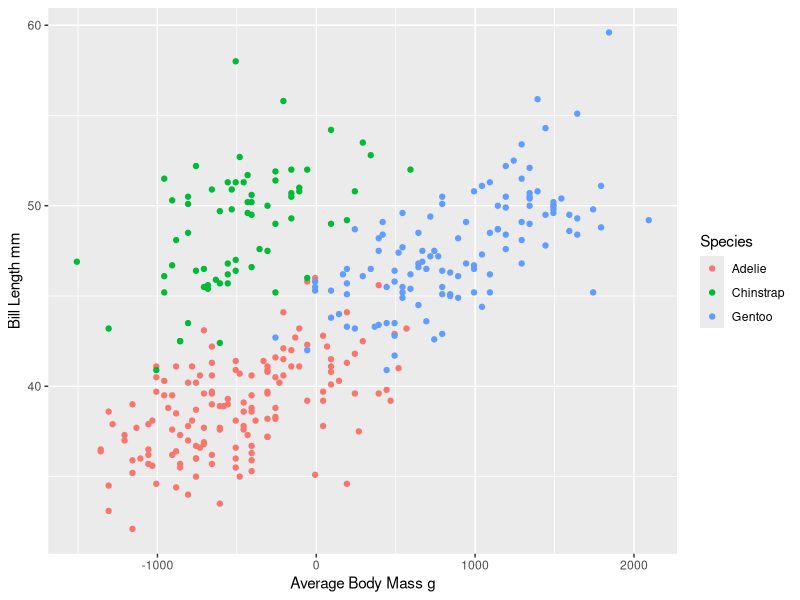
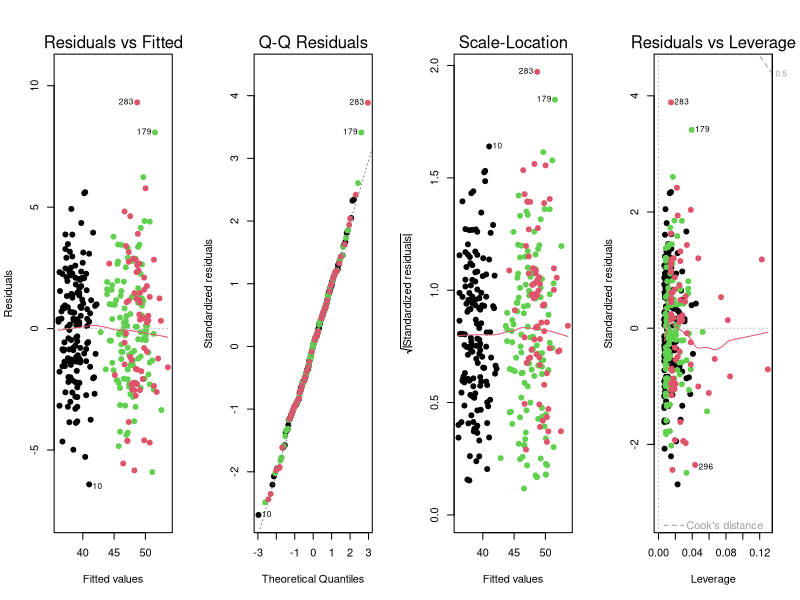
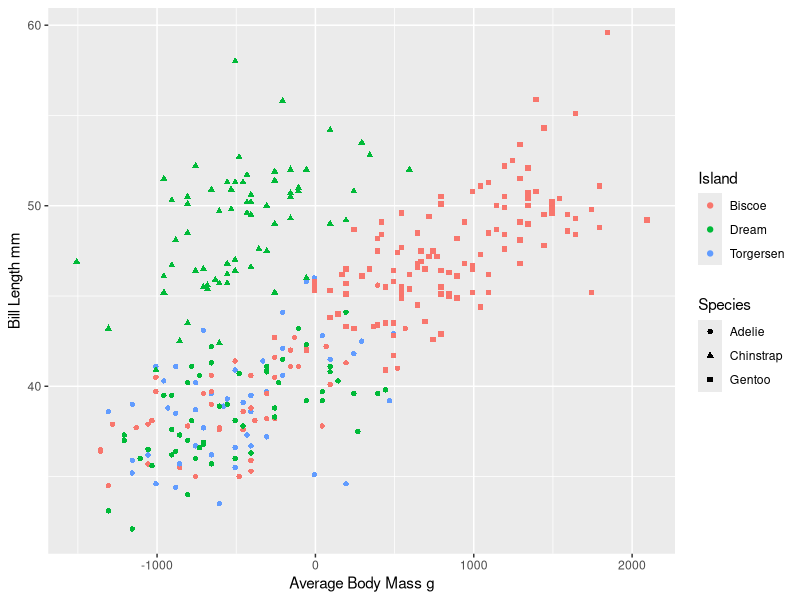
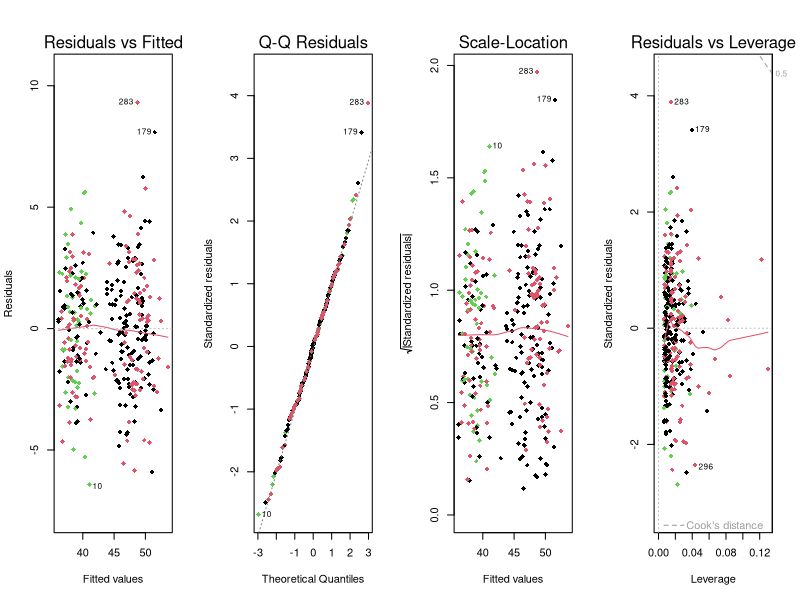

Here is the R script that generated these plots, in order:
## ---- chunk 1
knitr::opts_chunk$set(echo = TRUE)
library(tidyverse)
## ---- chunk 2

library(palmerpenguins)

penguins <- penguins

df_q1 <- penguins |> 
  select(species, sex, body_mass_g, bill_length_mm, island) |> 
  drop_na() |> 
  mutate(mass_center = body_mass_g - mean(body_mass_g))

df_q1 |> 
  ggplot(aes(x = mass_center, y = bill_length_mm, col = species)) +
  geom_point() +
  labs(x = "Average Body Mass g",
       y = "Bill Length mm",
       col = "Species")

## ---- chunk 3

df_q1$relevel <- as.factor(df_q1$species) |> 
  relevel(Adelie, ref = 3)

seperate_lines <- lm(bill_length_mm ~ relevel*mass_center,
                     data = df_q1)

round(summary(seperate_lines)$coef, 4)

parallel_lines <- lm(bill_length_mm ~ relevel + mass_center,
                    data = df_q1)

round(summary(parallel_lines)$coef, 4)

anova(parallel_lines, seperate_lines)

## ---- chunk 4
# split plotting window into 1 row, 4 cols 
par(mfrow = c(1,4))
plot(seperate_lines, pch = 19, col = df_q1$species)

## ---- chunk 5

round(summary(parallel_lines)$coef, 4)

anova(parallel_lines)
confint(parallel_lines, level = 0.95)

## ---- chunk 6

df_q1 |> 
  ggplot(aes(x = mass_center, y = bill_length_mm, col = island)) +
  geom_point(aes(shape = species)) +
  labs(x = "Average Body Mass g",
       y = "Bill Length mm",
       col = "Island",
       shape = "Species")

par(mfrow = c(1,4))
plot(seperate_lines, col = df_q1$island, pch = 18)
